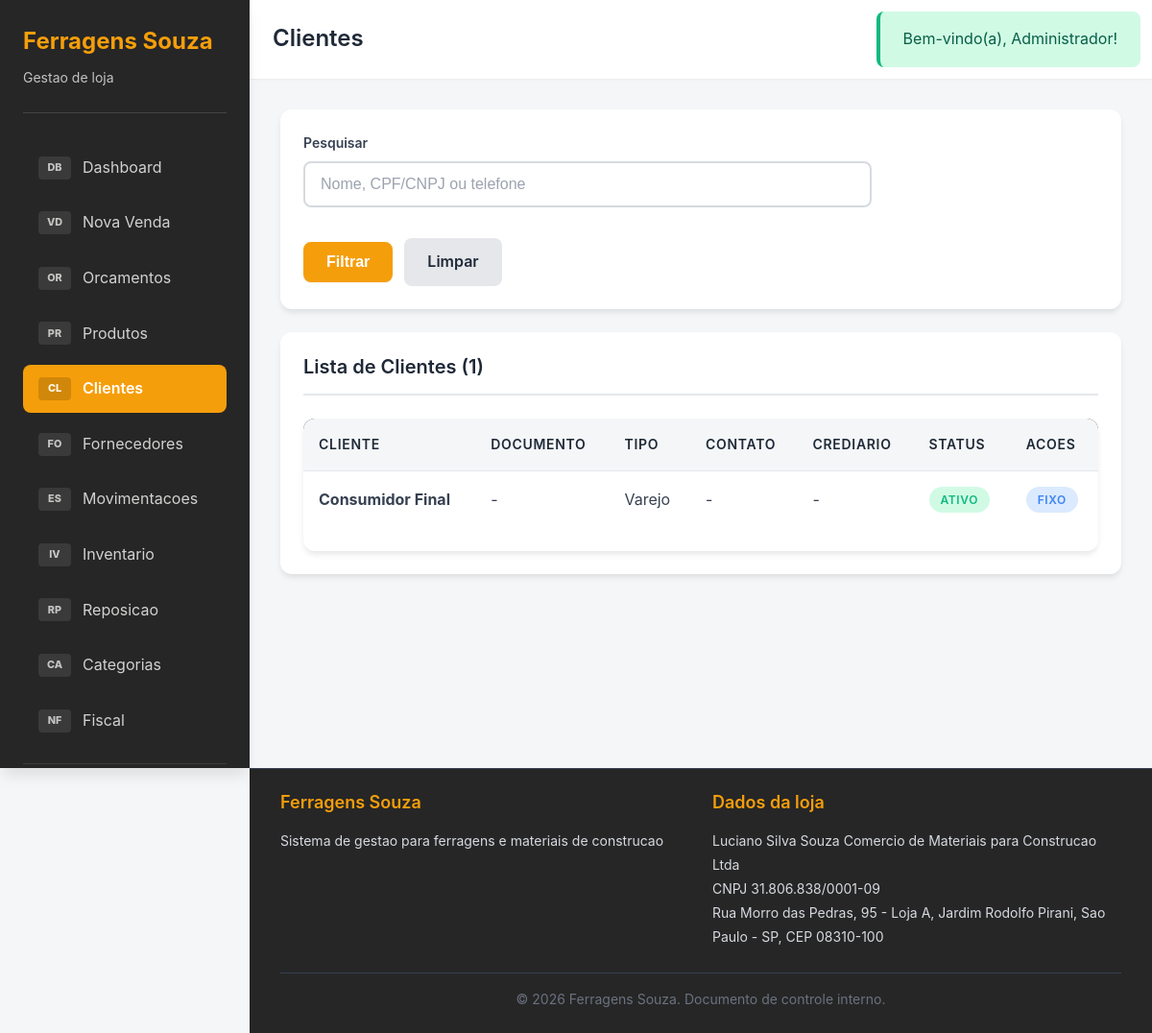
The page /index.php?page=customers (signed in) on the database its author committed.
### tables this page shows
CREATE TABLE IF NOT EXISTS `customers` (
    `id`             INT UNSIGNED NOT NULL AUTO_INCREMENT,
    `document_type`  ENUM('cpf','cnpj','none') NOT NULL DEFAULT 'none',
    `document`       VARCHAR(18) NULL DEFAULT NULL,
    `name`           VARCHAR(160) NOT NULL,
    `phone`          VARCHAR(20) NULL DEFAULT NULL,
    `email`          VARCHAR(200) NULL DEFAULT NULL,
    `address`        VARCHAR(255) NULL DEFAULT NULL,
    `city`           VARCHAR(100) NULL DEFAULT NULL,
    `state`          VARCHAR(2) NULL DEFAULT NULL,
    `customer_type`  ENUM('retail','professional') NOT NULL DEFAULT 'retail',
    `credit_enabled` TINYINT(1) NOT NULL DEFAULT 0,
    `credit_limit`   DECIMAL(12,2) NOT NULL DEFAULT 0.00,
    `is_default`     TINYINT(1) NOT NULL DEFAULT 0,
    `status`         ENUM('active','inactive') NOT NULL DEFAULT 'active',
    `created_at`     DATETIME NOT NULL DEFAULT CURRENT_TIMESTAMP,
    `updated_at`     DATETIME NULL DEFAULT NULL ON UPDATE CURRENT_TIMESTAMP,
    PRIMARY KEY (`id`),
    UNIQUE KEY `uq_customers_document` (`document`),
    KEY `idx_customers_type_status` (`customer_type`, `status`)
);

### app/controllers/CustomerController.php (called while the page is built, shortened)
<?php
class CustomerController {
    private PDO $pdo;
    public function __construct(PDO $pdo) {
        $this->pdo = $pdo;
    }
    public function index(): void {
        $params = [];
        $sql = 'SELECT * FROM customers';
        $sql .= ' ORDER BY is_default DESC, name ASC';
        $stmt = $this->pdo->prepare($sql);
        $stmt->execute($params);
        $customers = $stmt->fetchAll();
        require_once APP_PATH . '/views/customers/list.php';
    }
}

### index.php (called while the page is built, shortened)
<?php
require_once APP_PATH . '/config/database.php';
$action = sanitize($_GET['action'] ?? '');
$controller = new $controllerClass($pdo);
$method = $action !== '' ? $action : 'index';
$controller->$method();

### app/views/customers/list.php (the view, shortened to what this page needs)
<?php
require_once APP_PATH . '/views/templates/header.php';
?>
<div class="app-container">
    <?php require_once APP_PATH . '/views/templates/navigation.php'; ?>
    <main class="main-content">
        <header class="topbar">
            <div class="topbar-left"><h1 class="topbar-title">Clientes</h1></div>
            <div class="topbar-right"><a href="index.php?page=customers&action=add" class="btn btn-primary">Novo Cliente</a></div>
        </header>
        <div class="content-area">
            <div class="filters-bar">
                <form method="GET" action="index.php">
                    <div class="filters-grid filters-grid-compact">
                        <div class="form-group mb-0">
                            <label for="search" class="form-label">Pesquisar</label>
                            <input type="text" id="search" name="search" class="form-control" value="<?php echo htmlspecialchars($_GET['search'] ?? ''); ?>" placeholder="Nome, CPF/CNPJ ou telefone">
                        </div>
                    </div>
                    <div class="form-actions form-actions-left">
                        <button type="submit" class="btn btn-primary">Filtrar</button>
                        <a href="index.php?page=customers" class="btn btn-secondary">Limpar</a>
                    </div>
                </form>
            </div>
            <div class="card">
                <div class="card-header"><h3 class="card-title">Lista de Clientes (<?php echo count($customers); ?>)</h3></div>
                <div class="card-body">
                    <?php if (empty($customers)): ?>
                        <div class="alert alert-info">Nenhum cliente encontrado.</div>
                    <?php else: ?>
                        <div class="table-container">
                            <table class="table">
                                <thead>
                                    <tr>
                                        <th>Cliente</th>
                                        <th>Documento</th>
                                        <th>Tipo</th>
                                        <th>Contato</th>
                                        <th>Crediario</th>
                                        <th>Status</th>
                                        <th>Acoes</th>
                                    </tr>
                                </thead>
                                <tbody>
                                    <?php foreach ($customers as $customer): ?>
                                        <tr>
                                            <td><strong><?php echo htmlspecialchars($customer['name']); ?></strong></td>
                                            <td><?php echo htmlspecialchars($customer['document'] ?? '-'); ?></td>
                                            <td><?php echo CUSTOMER_TYPES[$customer['customer_type']] ?? htmlspecialchars($customer['customer_type']); ?></td>
                                            <td>
                                                <?php echo htmlspecialchars($customer['phone'] ?: '-'); ?>
                                            </td>
                                            <td>
                                                <?php echo !empty($customer['credit_enabled']) ? formatMoney((float) $customer['credit_limit']) : '-'; ?>
                                            </td>
                                            <td>
                                                <span class="badge <?php echo $customer['status'] === 'active' ? 'badge-success' : 'badge-neutral'; ?>">
                                                    <?php echo $customer['status'] === 'active' ? 'Ativo' : 'Inativo'; ?>
                                                </span>
                                            </td>
                                            <td>
                                                <?php if (empty($customer['is_default'])): ?>
                                                    <div class="table-actions">
                                                        <a href="index.php?page=customers&action=edit&id=<?php echo (int) $customer['id']; ?>" class="btn btn-sm btn-primary">Editar</a>
                                                        <?php if (hasPermission('manager')): ?>
                                                            <form action="index.php?page=customers&action=delete" method="POST" class="table-actions">
                                                                <input type="hidden" name="csrf_token" value="<?php echo generateCsrfToken(); ?>">
                                                                <input type="hidden" name="id" value="<?php echo (int) $customer['id']; ?>">
                                                                <button type="submit" class="btn btn-sm btn-danger" data-confirm="Clientes com historico serao inativados. Continuar?">Excluir</button>
                                                            </form>
                                                        <?php endif; ?>
                                                    </div>
                                                <?php else: ?>
                                                    <span class="badge badge-info">Fixo</span>
                                                <?php endif; ?>
                                            </td>
                                        </tr>
                                    <?php endforeach; ?>
                                </tbody>
                            </table>
                        </div>
                    <?php endif; ?>
                </div>
            </div>
        </div>
    </main>
</div>
<?php require_once APP_PATH . '/views/templates/footer.php'; ?>

### rows shown on the page
customers: name "Consumidor Final", document "-", customer_type "Varejo", phone "-", status "ATIVO", is_default "FIXO"

### other values the page prints
$safeMessage "Bem-vindo(a), Administrador!"
count($customers) "1"
APP_NAME "Ferragens Souza"
APP_DESCRIPTION "Sistema de gestao para ferragens e materiais de construcao"
COMPANY_LEGAL_NAME "Luciano Silva Souza Comercio de Materiais para Construcao Ltda"
COMPANY_CNPJ "31.806.838/0001-09"
COMPANY_ADDRESS "Rua Morro das Pedras, 95 - Loja A, Jardim Rodolfo Pirani, Sao Paulo - SP, CEP 08310-100"
